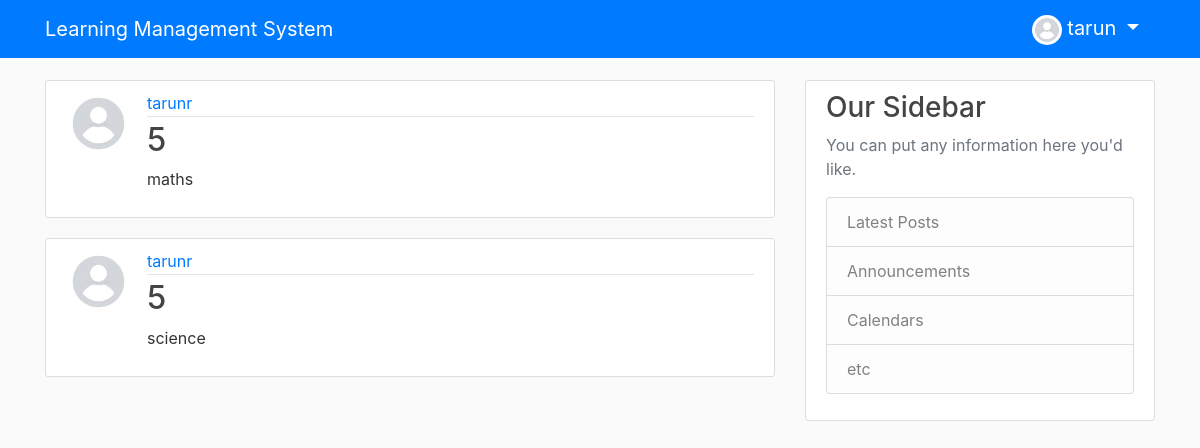
The app's page /user/tarun (signed in) with its own data.
### users/models.py (models this page shows, shortened)
class Profile(models.Model):
    user = models.OneToOneField(User, on_delete=models.CASCADE)
    image = models.ImageField(default='default.jpg', upload_to='profile_pics')

### blog/models.py (models this page shows, shortened)
class Post(models.Model):
    subject = models.CharField(max_length=100)
    section = models.CharField(max_length=60, choices=[("1","1"),("2","2"),("3","3"),("4","4"),("5","5"),("6","6"),("7","7"),("8","8"),("9","9"),("10","10"),("To be Filled","To be Filled")], default="To be Filled")
    instructor = models.ForeignKey(User, on_delete = models.CASCADE)

### blog/views.py (the view)
# urls.py: path('user/<str:username>', UserPostListView.as_view(), name='user-posts'),
class UserPostListView(ListView):
    model = Post
    template_name = 'blog/user_posts.html' #<app>/<model>_<viewtype>.html
    context_object_name = 'posts'
    paginate_by = 5
    def get_queryset(self):
        user = get_object_or_404(User, username=self.kwargs.get('username'))
        user_id = user.id
        extend = get_object_or_404(Extend, user_id=user_id)
        if extend.tag == "teacher":
            return Post.objects.filter(instructor=user)
        else:
            stud_extend = get_object_or_404(StudentExtend, user_id=user_id)
            return Post.objects.filter(section=stud_extend.section)

### blog/templates/blog/user_posts.html (shortened to what this page needs)
{% extends "blog/base.html" %}
{% block content %}
        {% for post in posts %}
                <article class="media content-section">
                        <img class="rounded-circle article-img" src="{{ post.instructor.profile.image.url }}">
                        <div class="media-body">
                                <div class="article-metadata">
					<a class="mr-2" href="{% url 'user-posts' post.instructor.username %}">{{ post.instructor }}</a>
                                </div>
                                <h2><a class="article-title" href="{% url 'post-detail' post.id %}">{{ post.section }}</a></h2>
                                <p class="article-content">{{ post.subject }}</p>
                        </div>
                </article>
        {% endfor %}
{% endblock content %}

### blog/templates/blog/base.html (shortened to what this page needs)
{% load static %}
<!DOCTYPE html>
<html>
        <head>
    		<link rel="stylesheet" href="https://stackpath.bootstrapcdn.com/bootstrap/4.5.1/css/bootstrap.min.css">
		<link rel="stylesheet" type="text/css" href="{% static 'blog/main.css' %}">
        </head>
        <body>
		<header class="site-header">
  			<nav class="navbar navbar-expand-md navbar-dark bg-primary fixed-top">
    				<div class="container">
					<a class="navbar-brand mr-4" >Learning Management System</a>
      					<div class="collapse navbar-collapse" id="navbarToggle">
        					<div class="navbar-nav">
							{% if user.is_authenticated %}
								<li class="nav-item dropdown">
									<a class="navbar-brand dropdown-toggle" href="#" id="navbarDropdown" role="button" data-toggle="dropdown" aria-haspopup="true" aria-expanded="false">
										<img class="rounded-circle" width="30" height="30" src="{{ user.profile.image.url }}">
										{{ user.username }}
									</a>
      								</li>
							{% endif %}
        					</div>
      					</div>
    				</div>
  			</nav>
		</header>
		<main role="main" class="container">
  			<div class="row">
    				<div class="col-md-8">
      					{% block content %}{% endblock %}
    				</div>
    				<div class="col-md-4">
      					<div class="content-section">
        					<h3>Our Sidebar</h3>
        					<p class='text-muted'>You can put any information here you'd like.
          					<ul class="list-group">
            						<li class="list-group-item list-group-item-light">Latest Posts</li>
            						<li class="list-group-item list-group-item-light">Announcements</li>
            						<li class="list-group-item list-group-item-light">Calendars</li>
            						<li class="list-group-item list-group-item-light">etc</li>
          					</ul>
        					</p>
      					</div>
    				</div>
  			</div>
		</main>
        </body>
</html>

### blog/static/blog/main.css (style rules this page uses)
body { background: #fafafa; color: #333333; margin-top: 5rem; }
h1, h2, h3, h4, h5, h6 { color: #444444; }
ul { margin: 0; }
.content-section { background: #ffffff; padding: 10px 20px; border: 1px solid #dddddd; border-radius: 3px; margin-bottom: 20px; }
.article-title { color: #444444; }
.article-content { white-space: pre-line; }
.article-img { height: 65px; width: 65px; margin-right: 16px; }
.article-metadata { padding-bottom: 1px; margin-bottom: 4px; border-bottom: 1px solid #e3e3e3 }

### records on screen
Post: instructor.profile.image (placeholder picture), instructor "tarunr", section "5", subject "maths"
Post: instructor.profile.image (placeholder picture), instructor "tarunr", section "5", subject "science"

### other values on screen
{{ user.username }} "tarun"
